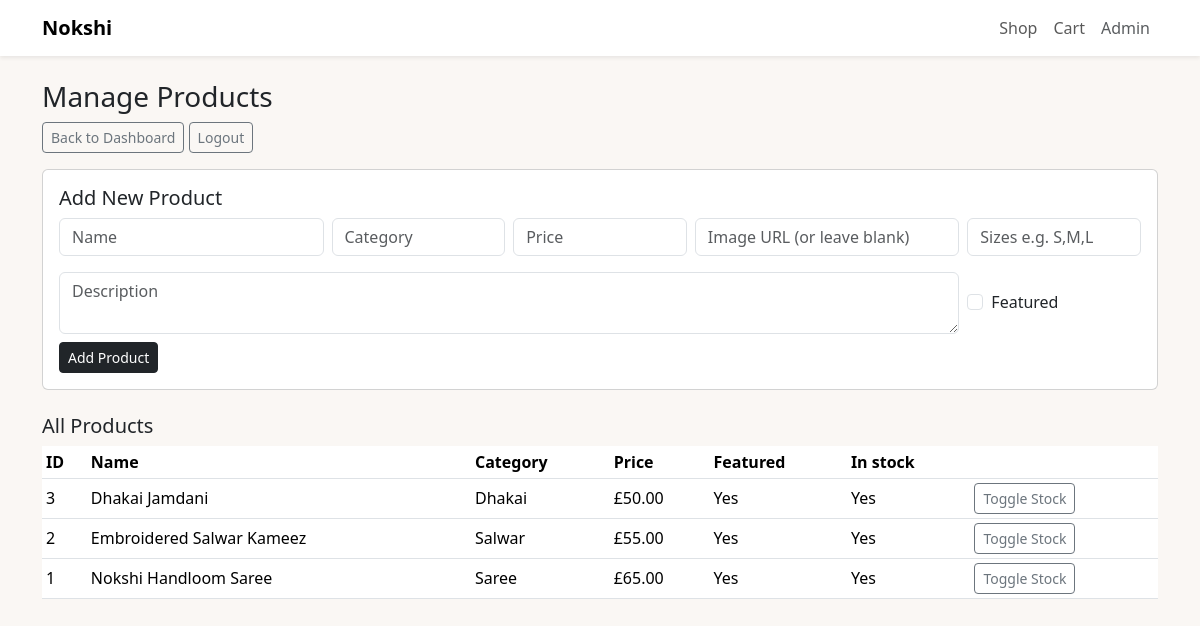
/admin/products (signed in), run on the app's committed database.
### models.py (models this page shows)
class Product(db.Model):
    id = db.Column(db.Integer, primary_key=True)
    name = db.Column(db.String(160), nullable=False)
    slug = db.Column(db.String(200), unique=True, nullable=False)
    category = db.Column(db.String(80), nullable=False)
    price = db.Column(db.Float, nullable=False)
    description = db.Column(db.Text, nullable=True)
    image_url = db.Column(db.String(300), nullable=True)
    sizes = db.Column(db.String(120), nullable=True)  # "S,M,L,XL"
    in_stock = db.Column(db.Boolean, default=True)
    is_featured = db.Column(db.Boolean, default=False)

### app.py (the view, shortened to what this page needs)
    @app.route("/admin/products", methods=["GET", "POST"])
    def admin_products():
        r = require_admin_redirect()
        if r:
            return r
        products = Product.query.order_by(Product.id.desc()).all()
        return render_template("admin_products.html", products=products)

### templates/admin_products.html
{% extends "base.html" %}
{% block content %}
<h3>Manage Products</h3>
<div class="mb-3">
  <a href="{{ url_for('admin_dashboard') }}" class="btn btn-outline-secondary btn-sm">Back to Dashboard</a>
  <a href="{{ url_for('admin_logout') }}" class="btn btn-outline-secondary btn-sm">Logout</a>
</div>
<div class="card mb-4">
  <div class="card-body">
    <h5 class="card-title">Add New Product</h5>
    <form method="post">
      <div class="row g-2">
        <div class="col-md-3">
          <input type="text" name="name" class="form-control" placeholder="Name" required>
        </div>
        <div class="col-md-2">
          <input type="text" name="category" class="form-control" placeholder="Category" required>
        </div>
        <div class="col-md-2">
          <input type="number" name="price" step="0.01" class="form-control" placeholder="Price" required>
        </div>
        <div class="col-md-3">
          <input type="text" name="image_url" class="form-control" placeholder="Image URL (or leave blank)">
        </div>
        <div class="col-md-2">
          <input type="text" name="sizes" class="form-control" placeholder="Sizes e.g. S,M,L">
        </div>
      </div>
      <div class="row g-2 mt-2">
        <div class="col-md-10">
          <textarea name="description" class="form-control" rows="2" placeholder="Description"></textarea>
        </div>
        <div class="col-md-2 d-flex align-items-center">
          <div class="form-check">
            <input class="form-check-input" type="checkbox" name="is_featured" id="is_featured">
            <label class="form-check-label" for="is_featured">Featured</label>
          </div>
        </div>
      </div>
      <div class="mt-2">
        <button type="submit" class="btn btn-dark btn-sm">Add Product</button>
      </div>
    </form>
  </div>
</div>
<h5>All Products</h5>
<table class="table table-sm align-middle">
  <thead>
    <tr>
      <th>ID</th>
      <th>Name</th>
      <th>Category</th>
      <th>Price</th>
      <th>Featured</th>
      <th>In stock</th>
      <th></th>
    </tr>
  </thead>
  <tbody>
    {% for p in products %}
      <tr>
        <td>{{ p.id }}</td>
        <td>{{ p.name }}</td>
        <td>{{ p.category }}</td>
        <td>£{{ '%.2f'|format(p.price) }}</td>
        <td>{{ "Yes" if p.is_featured else "No" }}</td>
        <td>{{ "Yes" if p.in_stock else "No" }}</td>
        <td>
          <a href="{{ url_for('admin_toggle_stock', product_id=p.id) }}" class="btn btn-outline-secondary btn-sm">
            Toggle Stock
          </a>
        </td>
      </tr>
    {% else %}
      <tr><td colspan="7">No products yet.</td></tr>
    {% endfor %}
  </tbody>
</table>
{% endblock %}

### templates/base.html (shortened to what this page needs)
<!doctype html>
<html lang="en">
<head>
  <link href="https://cdn.jsdelivr.net/npm/bootstrap@5.3.3/dist/css/bootstrap.min.css" rel="stylesheet">
  <link rel="stylesheet" href="{{ url_for('static', filename='css/styles.css') }}">
</head>
<body>
<nav class="navbar navbar-expand-lg bg-white shadow-sm">
  <div class="container">
    <a class="navbar-brand fw-bold" href="{{ url_for('home') }}">Nokshi</a>
    <div class="collapse navbar-collapse" id="nav">
      <ul class="navbar-nav ms-auto">
        <li class="nav-item"><a class="nav-link" href="{{ url_for('products_view') }}">Shop</a></li>
        <li class="nav-item"><a class="nav-link" href="{{ url_for('cart') }}">Cart</a></li>
        <li class="nav-item"><a class="nav-link small text-muted" href="{{ url_for('admin_login') }}">Admin</a></li>
      </ul>
    </div>
  </div>
</nav>
<div class="container py-4">
  {% block content %}{% endblock %}
</div>
</body>
</html>

### static/css/styles.css (style rules this page uses)
body { background-color: #faf7f4; }

### data on the page
Product: id "3", name "Dhakai Jamdani", category "Dhakai", price "50.00", is_featured "Yes", in_stock "Yes"
Product: id "2", name "Embroidered Salwar Kameez", category "Salwar", price "55.00", is_featured "Yes", in_stock "Yes"
Product: id "1", name "Nokshi Handloom Saree", category "Saree", price "65.00", is_featured "Yes", in_stock "Yes"
